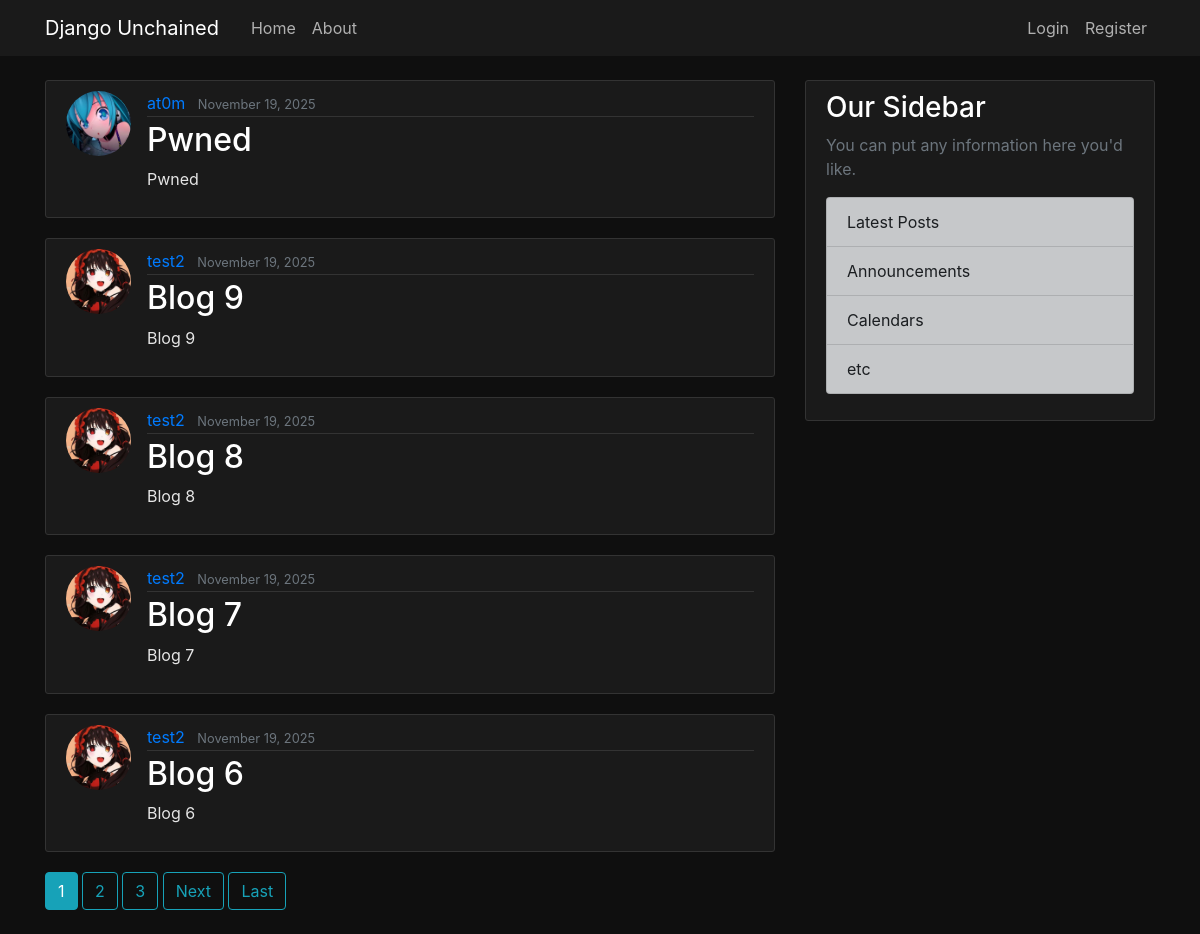
The page / on the database its author committed.
### blog/models.py (models this page shows, shortened)
class Post(models.Model):
    title = models.CharField(max_length=100)
    content = models.TextField()
    date_posted = models.DateTimeField(default=timezone.now)
    author =  models.ForeignKey(User, on_delete=models.CASCADE) # ForeignKey creates a many to one relationship, many posts can have one user and CASCADE means if user is deleted all their posts will be automatically deleted.

### users/models.py (models this page shows, shortened)
class Profile(models.Model):
    user = models.OneToOneField(User, on_delete=models.CASCADE)
    image = models.ImageField(default='default.jpg', upload_to='profile_pics')

### blog/views.py (the view)
# urls.py: path('', PostListView.as_view(), name='blog-home'),
class PostListView(ListView):
    model = Post
    template_name = 'blog/home.html'
    context_object_name = 'posts'
    ordering = ['-date_posted']
    paginate_by = 5

### blog/templates/blog/home.html (shortened to what this page needs)
{% extends "blog/base.html" %}
{% block content %}
    {% for post in posts %}
        <article class="media content-section">
          <img class="rounded-circle article-img" src="{{ post.author.profile.image.url }}">
          <div class="media-body">
            <div class="article-metadata">
             <a class="mr-2" href="{% url 'user-posts' post.author.username %}">{{ post.author }}</a>
             <small class="text-muted">{{ post.date_posted|date:"F d, Y" }}</small>
            </div>
            <h2><a class="article-title" href="{% url 'post-detail' post.id %}">{{ post.title }}</a></h2>
            <p class="article-content">{{ post.content }}</p>
        </div>
        </article>
    {% endfor %}
    {% if is_paginated %}
        {% for num in page_obj.paginator.page_range %}
            {% if page_obj.number == num %}
             <a class="btn btn-info mb-4" href="?page={{ num }}">{{ num }}</a>
            {% elif num > page_obj.number|add:'-3' and num < page_obj.number|add:'3' %}
             <a class="btn btn-outline-info mb-4" href="?page={{ num }}">{{ num }}</a>
            {% endif %}
        {% endfor %}
        {% if page_obj.has_next %}
         <a class="btn btn-outline-info mb-4" href="?page={{ page_obj.next_page_number }}">Next</a>
         <a class="btn btn-outline-info mb-4" href="?page={{ page_obj.paginator.num_pages }}">Last</a>
        {% endif %}
    {% endif %}
{% endblock content %}

### blog/templates/blog/base.html (shortened to what this page needs)
{% load static %}
<!DOCTYPE html>
<html lang="en">
<head>
    <link rel="stylesheet" href="https://cdn.jsdelivr.net/npm/bootstrap@4.0.0/dist/css/bootstrap.min.css"
>
    <link rel="stylesheet" href="{% static 'blog/main.css' %}">
</head>
<body>
    <header class="site-header">
        <nav class="navbar navbar-expand-md navbar-dark bg-steel fixed-top">
            <div class="container">
                <a class="navbar-brand mr-4" href="{% url 'blog-home' %}">Django Unchained</a>
                <div class="collapse navbar-collapse" id="navbarToggle">
                    <div class="navbar-nav mr-auto">
                        <a class="nav-item nav-link" href="{% url 'blog-home' %}">Home</a>
                        <a class="nav-item nav-link" href="{% url 'blog-about' %}">About</a>
                    </div>
                    <div class="navbar-nav">
                        {% if user.is_authenticated %}
                        <form action="{% url 'logout' %}" method="post" class="form-inline">
                            {% csrf_token %}
                            <button type="submit" class="btn btn-outline-light">Logout</button>
                        </form>
                        <a class="nav-item nav-link" href="{% url 'profile' %}">Profile</a>
                        <a class="nav-item nav-link" href="{% url 'post-create' %}">New Post</a>
                        {% else %}
                        <a class="nav-item nav-link" href="{% url 'login' %}">Login</a>
                        <a class="nav-item nav-link" href="{% url 'register' %}">Register</a>
                        {% endif %}
                    </div>
                </div>
            </div>
        </nav>
    </header>
    <main role="main" class="container">
        <div class="row">
            <div class="col-md-8">
                {% block content %}{% endblock %}
            </div>
            <div class="col-md-4">
                <div class="content-section">
                    <h3>Our Sidebar</h3>
                    <p class='text-muted'>You can put any information here you'd like.
                    <ul class="list-group">
                        <li class="list-group-item list-group-item-dark">Latest Posts</li>
                        <li class="list-group-item list-group-item-dark">Announcements</li>
                        <li class="list-group-item list-group-item-dark">Calendars</li>
                        <li class="list-group-item list-group-item-dark">etc</li>
                    </ul>
                    </p>
                </div>
            </div>
        </div>
    </main>
</body>
</html>

### blog/static/blog/main.css (style rules this page uses)
body { background: #0f0f0f; color: #e5e5e5; margin-top: 5rem; }
h1, h2, h3, h4, h5, h6 { color: #ffffff; }
ul { margin: 0; }
.bg-steel { background-color: #1a1a1a; }
.site-header .navbar-nav .nav-link { color: #b0b0b0; }
.content-section { background: #1a1a1a; padding: 10px 20px; border: 1px solid #333333; border-radius: 3px; margin-bottom: 20px; }
.article-title { color: #ffffff; }
.article-content { white-space: pre-line; }
.article-img { height: 65px; width: 65px; margin-right: 16px; }
.article-metadata { padding-bottom: 1px; margin-bottom: 4px; border-bottom: 1px solid #333333; }

### rows shown on the page
Post: author.profile.image (picture), author "at0m", date_posted "November 19, 2025", title "Pwned", content "Pwned"
Post: author.profile.image (picture), author "test2", date_posted "November 19, 2025", title "Blog 9", content "Blog 9"
Post: author.profile.image (picture), author "test2", date_posted "November 19, 2025", title "Blog 8", content "Blog 8"
Post: author.profile.image (picture), author "test2", date_posted "November 19, 2025", title "Blog 7", content "Blog 7"
Post: author.profile.image (picture), author "test2", date_posted "November 19, 2025", title "Blog 6", content "Blog 6"

### other values the page prints
{{ num }} "1"
{{ num }} "2" "3"
